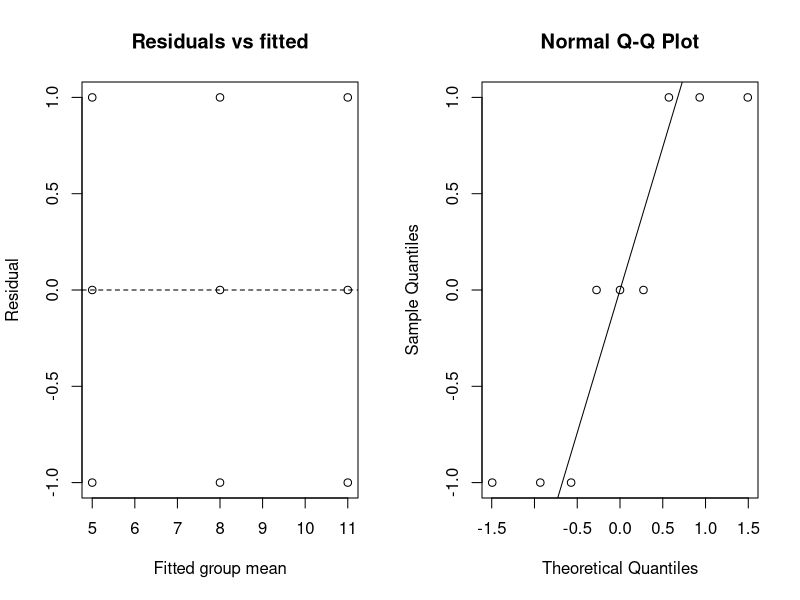

Source code (R):
# CPSC 440 Learning Atlas: standalone teaching example
# Chapter 08, section: diagnostics
# Run in a fresh R session; no external packages or data files are needed.
# Read the lesson for assumptions, data provenance, and interpretation.

# Reproduce the nine observations in the preceding ANOVA example.
d <- data.frame(group=factor(rep(c("A", "B", "C"), each=3)),
                y=c(4, 5, 6, 7, 8, 9, 10, 11, 12))
fit <- aov(y ~ group, data=d)
summary(fit)
data.frame(d, fitted=fitted(fit), residual=residuals(fit))
par(mfrow=c(1, 2))
plot(fitted(fit), residuals(fit), xlab="Fitted group mean",
     ylab="Residual", main="Residuals vs fitted")
abline(h=0, lty=2)
qqnorm(residuals(fit))
qqline(residuals(fit))
par(mfrow=c(1, 1))
